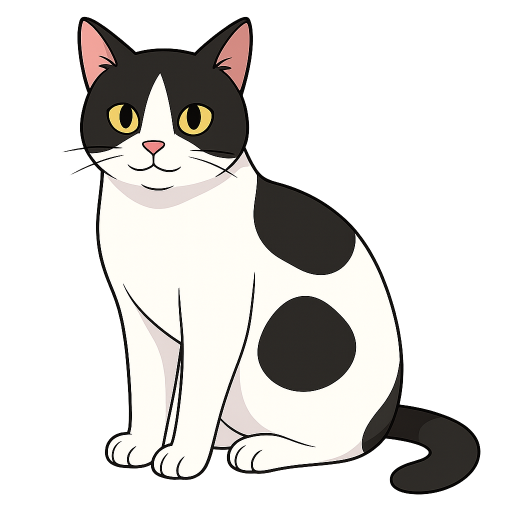
#> input picture tools/asset-gen/masters/cat-anchor.png, 1024 x 1024 px (shown at 1/2 size)
$ python contact_sheet.py out.png masters/cat-anchor.png
#> lines starting #> are read from the running program, lines starting #| are printed output that depends on the picture
"""Compose PNGs on a neutral background into one contact sheet and report alpha stats.

Usage: uv run python contact_sheet.py out.png in1.png in2.png ... [--cols N] [--cell PX] [--bg R,G,B]
"""

import argparse
from pathlib import Path

from PIL import Image


def main() -> None:
    parser = argparse.ArgumentParser()
    parser.add_argument("out", type=Path)
    parser.add_argument("inputs", nargs="+", type=Path)
    parser.add_argument("--cols", type=int, default=3)
    parser.add_argument("--cell", type=int, default=420)
    parser.add_argument("--bg", default="150,150,160")
    args = parser.parse_args()

    bg = tuple(int(v) for v in args.bg.split(",")) + (255,)
    rows = -(-len(args.inputs) // args.cols)
    sheet = Image.new("RGBA", (args.cell * args.cols, args.cell * rows), bg)
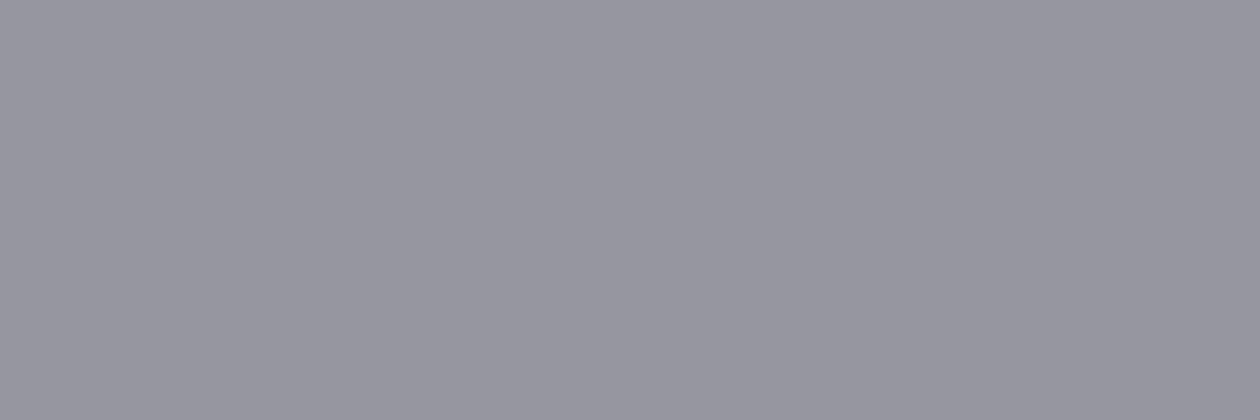
#> sheet: PIL image 1260x420 RGBA; mean R, G, B, A 150, 150, 160, 255
    for index, path in enumerate(args.inputs):
        image = Image.open(path).convert("RGBA")
#> image is the input picture: PIL image 1024x1024 RGBA; mean R, G, B, A 87.8, 84.1, 80, 102.8
        alpha = image.getchannel("A")
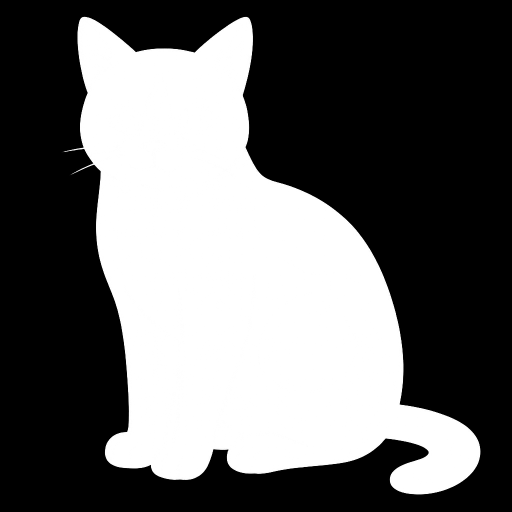
#> alpha: PIL image 1024x1024 L (shown at 1/2 size); min 0, max 255, mean 102.8
        corners = [alpha.getpixel(p) for p in [(0, 0), (image.width - 1, 0), (0, image.height - 1), (image.width - 1, image.height - 1)]]
#> corners = [0, 0, 0, 0]
        bbox = alpha.point(lambda v: 255 if v > 20 else 0).getbbox()
#> bbox = (125, 33, 961, 989)
        solid = sum(1 for v in alpha.getdata() if v > 20)
#> solid = 424102
        semi = sum(1 for v in alpha.getdata() if 20 < v < 235)
#> semi = 2362
        semi_ratio = semi / solid if solid else 0.0
#> semi_ratio = 0.00557
        print(f"{path.name}: {image.size} corners={corners} bbox={bbox} semi_transparent={semi_ratio:.3f}")
#| cat-anchor.png: (1024, 1024) corners=[0, 0, 0, 0] bbox=(125, 33, 961, 989) semi_transparent=0.006
        tile = image.resize((args.cell, args.cell))
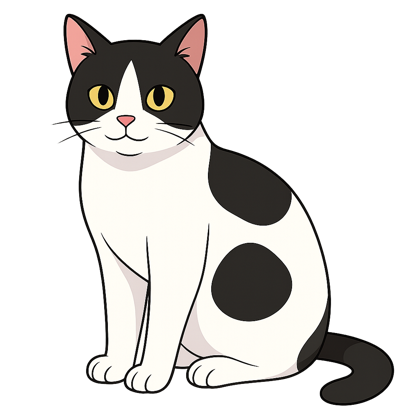
#> tile: PIL image 420x420 RGBA; mean R, G, B, A 69.2, 67.4, 64.9, 102.8; transparent parts drawn white
        sheet.alpha_composite(tile, (args.cell * (index % args.cols), args.cell * (index // args.cols)))
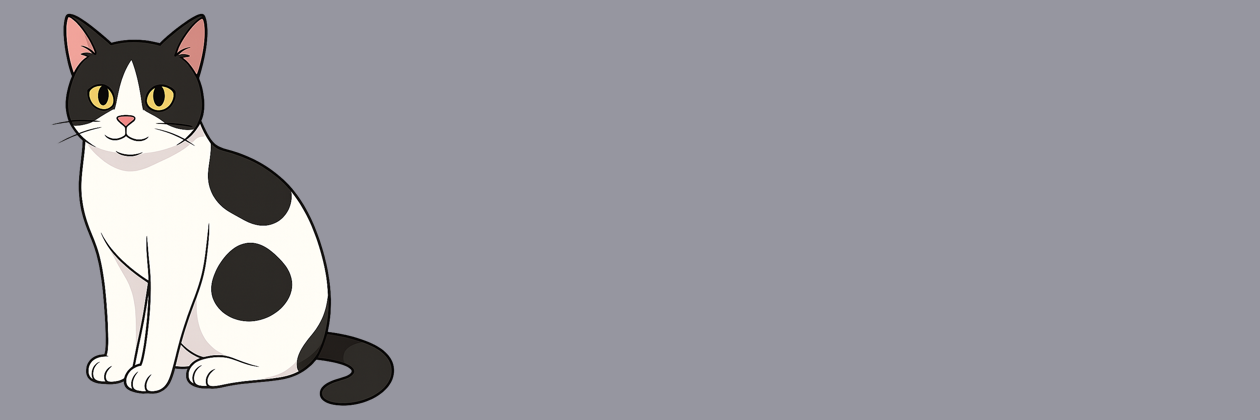
#> sheet: PIL image 1260x420 RGBA; mean R, G, B, A 152.8, 152.2, 160.1, 255
    sheet.convert("RGB").save(args.out)


if __name__ == "__main__":
    main()
